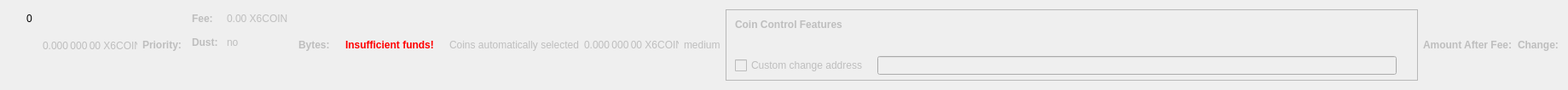
    <widget class="QWidget" name="dummyHideWidget" native="true">
     <property name="maximumSize">
      <size>
       <width>100</width>
       <height>22</height>
      </size>
     </property>
     <layout class="QHBoxLayout" name="dummyHideLayout">
      <item>
       <layout class="QFormLayout" name="formLayoutCoinControl1">
        <property name="horizontalSpacing">
         <number>10</number>
        </property>
        <property name="verticalSpacing">
         <number>14</number>
        </property>
        <property name="leftMargin">
         <number>10</number>
        </property>
        <property name="topMargin">
         <number>4</number>
        </property>
        <property name="rightMargin">
         <number>6</number>
        </property>
        <item row="0" column="1">
         <widget class="QLabel" name="labelCoinControlBytes">
          <property name="cursor">
           <cursorShape>IBeamCursor</cursorShape>
          </property>
          <property name="contextMenuPolicy">
           <enum>Qt::ActionsContextMenu</enum>
          </property>
          <property name="text">
           <string notr="true">0</string>
          </property>
          <property name="textInteractionFlags">
           <set>Qt::LinksAccessibleByMouse|Qt::TextSelectableByKeyboard|Qt::TextSelectableByMouse</set>
          </property>
         </widget>
        </item>
       </layout>
      </item>
      <item>
       <widget class="QLabel" name="labelCoinControlAfterFee">
        <property name="enabled">
         <bool>false</bool>
        </property>
        <property name="sizePolicy">
         <sizepolicy hsizetype="Fixed" vsizetype="Fixed">
          <horstretch>0</horstretch>
          <verstretch>0</verstretch>
         </sizepolicy>
        </property>
        <property name="minimumSize">
         <size>
          <width>111</width>
          <height>12</height>
         </size>
        </property>
        <property name="maximumSize">
         <size>
          <width>111</width>
          <height>12</height>
         </size>
        </property>
        <property name="cursor">
         <cursorShape>IBeamCursor</cursorShape>
        </property>
        <property name="contextMenuPolicy">
         <enum>Qt::ActionsContextMenu</enum>
        </property>
        <property name="text">
         <string notr="true">0.000 000 00 X6COIN</string>
        </property>
        <property name="textInteractionFlags">
         <set>Qt::LinksAccessibleByMouse|Qt::TextSelectableByKeyboard|Qt::TextSelectableByMouse</set>
        </property>
       </widget>
      </item>
      <item>
       <widget class="QLabel" name="labelCoinControlPriorityText">
        <property name="enabled">
         <bool>false</bool>
        </property>
        <property name="font">
         <font>
          <weight>75</weight>
          <bold>true</bold>
         </font>
        </property>
        <property name="text">
         <string>Priority:</string>
        </property>
       </widget>
      </item>
      <item>
       <layout class="QHBoxLayout" name="horizontalLayout"/>
      </item>
      <item>
       <layout class="QFormLayout" name="formLayoutCoinControl3">
        <property name="horizontalSpacing">
         <number>10</number>
        </property>
        <property name="verticalSpacing">
         <number>14</number>
        </property>
        <property name="leftMargin">
         <number>6</number>
        </property>
        <property name="topMargin">
         <number>4</number>
        </property>
        <property name="rightMargin">
         <number>6</number>
        </property>
        <item row="0" column="0">
         <widget class="QLabel" name="labelCoinControlFeeText">
          <property name="enabled">
           <bool>false</bool>
          </property>
          <property name="font">
           <font>
            <weight>75</weight>
            <bold>true</bold>
           </font>
          </property>
          <property name="text">
           <string>Fee:</string>
          </property>
          <property name="margin">
           <number>0</number>
          </property>
         </widget>
        </item>
        <item row="0" column="1">
         <widget class="QLabel" name="labelCoinControlFee">
          <property name="enabled">
           <bool>false</bool>
          </property>
          <property name="cursor">
           <cursorShape>IBeamCursor</cursorShape>
          </property>
          <property name="contextMenuPolicy">
           <enum>Qt::ActionsContextMenu</enum>
          </property>
          <property name="text">
           <string notr="true">0.00 X6COIN</string>
          </property>
          <property name="textInteractionFlags">
           <set>Qt::LinksAccessibleByMouse|Qt::TextSelectableByKeyboard|Qt::TextSelectableByMouse</set>
          </property>
         </widget>
        </item>
        <item row="1" column="0">
         <widget class="QLabel" name="labelCoinControlLowOutputText">
          <property name="enabled">
           <bool>false</bool>
          </property>
          <property name="font">
           <font>
            <weight>75</weight>
            <bold>true</bold>
           </font>
          </property>
          <property name="text">
           <string>Dust:</string>
          </property>
         </widget>
        </item>
        <item row="1" column="1">
         <widget class="QLabel" name="labelCoinControlLowOutput">
          <property name="enabled">
           <bool>false</bool>
          </property>
          <property name="cursor">
           <cursorShape>IBeamCursor</cursorShape>
          </property>
          <property name="contextMenuPolicy">
           <enum>Qt::ActionsContextMenu</enum>
          </property>
          <property name="text">
           <string>no</string>
          </property>
          <property name="textInteractionFlags">
           <set>Qt::LinksAccessibleByMouse|Qt::TextSelectableByKeyboard|Qt::TextSelectableByMouse</set>
          </property>
         </widget>
        </item>
       </layout>
      </item>
      <item>
       <widget class="QLabel" name="labelCoinControlBytesText">
        <property name="enabled">
         <bool>false</bool>
        </property>
        <property name="font">
         <font>
          <weight>75</weight>
          <bold>true</bold>
         </font>
        </property>
        <property name="text">
         <string>Bytes:</string>
        </property>
       </widget>
      </item>
      <item>
       <layout class="QFormLayout" name="formLayoutCoinControl2">
        <property name="horizontalSpacing">
         <number>10</number>
        </property>
        <property name="verticalSpacing">
         <number>14</number>
        </property>
        <property name="leftMargin">
         <number>6</number>
        </property>
        <property name="topMargin">
         <number>4</number>
        </property>
        <property name="rightMargin">
         <number>6</number>
        </property>
       </layout>
      </item>
      <item>
       <layout class="QHBoxLayout" name="horizontalLayoutCoinControl2">
        <property name="spacing">
         <number>8</number>
        </property>
        <property name="bottomMargin">
         <number>10</number>
        </property>
       </layout>
      </item>
      <item>
       <widget class="QLabel" name="labelCoinControlInsuffFunds">
        <property name="enabled">
         <bool>false</bool>
        </property>
        <property name="minimumSize">
         <size>
          <width>0</width>
          <height>0</height>
         </size>
        </property>
        <property name="font">
         <font>
          <weight>75</weight>
          <bold>true</bold>
         </font>
        </property>
        <property name="styleSheet">
         <string notr="true">color:red;font-weight:bold;</string>
        </property>
        <property name="text">
         <string>Insufficient funds!</string>
        </property>
        <property name="margin">
         <number>5</number>
        </property>
       </widget>
      </item>
      <item>
       <layout class="QFormLayout" name="formLayoutCoinControl4">
        <property name="horizontalSpacing">
         <number>10</number>
        </property>
        <property name="verticalSpacing">
         <number>14</number>
        </property>
        <property name="leftMargin">
         <number>6</number>
        </property>
        <property name="topMargin">
         <number>4</number>
        </property>
        <property name="rightMargin">
         <number>6</number>
        </property>
       </layout>
      </item>
      <item>
       <widget class="QLabel" name="labelCoinControlAutomaticallySelected">
        <property name="enabled">
         <bool>false</bool>
        </property>
        <property name="sizePolicy">
         <sizepolicy hsizetype="Fixed" vsizetype="Fixed">
          <horstretch>0</horstretch>
          <verstretch>0</verstretch>
         </sizepolicy>
        </property>
        <property name="minimumSize">
         <size>
          <width>0</width>
          <height>0</height>
         </size>
        </property>
        <property name="maximumSize">
         <size>
          <width>240</width>
          <height>16777215</height>
         </size>
        </property>
        <property name="text">
         <string>Coins automatically selected</string>
        </property>
        <property name="margin">
         <number>5</number>
        </property>
       </widget>
      </item>
      <item>
       <widget class="QLabel" name="labelCoinControlChange">
        <property name="enabled">
         <bool>false</bool>
        </property>
        <property name="sizePolicy">
         <sizepolicy hsizetype="Fixed" vsizetype="Fixed">
          <horstretch>0</horstretch>
          <verstretch>0</verstretch>
         </sizepolicy>
        </property>
        <property name="minimumSize">
         <size>
          <width>111</width>
          <height>0</height>
         </size>
        </property>
        <property name="maximumSize">
         <size>
          <width>111</width>
          <height>16777215</height>
         </size>
        </property>
        <property name="cursor">
         <cursorShape>IBeamCursor</cursorShape>
        </property>
        <property name="contextMenuPolicy">
         <enum>Qt::ActionsContextMenu</enum>
        </property>
        <property name="text">
         <string notr="true">0.000 000 00 X6COIN</string>
        </property>
        <property name="textInteractionFlags">
         <set>Qt::LinksAccessibleByMouse|Qt::TextSelectableByKeyboard|Qt::TextSelectableByMouse</set>
        </property>
       </widget>
      </item>
      <item>
       <widget class="QLabel" name="labelCoinControlPriority">
        <property name="enabled">
         <bool>false</bool>
        </property>
        <property name="cursor">
         <cursorShape>IBeamCursor</cursorShape>
        </property>
        <property name="contextMenuPolicy">
         <enum>Qt::ActionsContextMenu</enum>
        </property>
        <property name="text">
         <string>medium</string>
        </property>
        <property name="textInteractionFlags">
         <set>Qt::LinksAccessibleByMouse|Qt::TextSelectableByKeyboard|Qt::TextSelectableByMouse</set>
        </property>
       </widget>
      </item>
      <item>
       <widget class="QFrame" name="frameCoinControl">
        <property name="sizePolicy">
         <sizepolicy hsizetype="Expanding" vsizetype="Expanding">
          <horstretch>0</horstretch>
          <verstretch>0</verstretch>
         </sizepolicy>
        </property>
        <property name="maximumSize">
         <size>
          <width>16777215</width>
          <height>16777215</height>
         </size>
        </property>
        <property name="frameShape">
         <enum>QFrame::StyledPanel</enum>
        </property>
        <property name="frameShadow">
         <enum>QFrame::Sunken</enum>
        </property>
        <layout class="QVBoxLayout" name="verticalLayoutCoinControl2_2">
         <property name="spacing">
          <number>0</number>
         </property>
         <property name="leftMargin">
          <number>0</number>
         </property>
         <property name="topMargin">
          <number>0</number>
         </property>
         <property name="rightMargin">
          <number>0</number>
         </property>
         <property name="bottomMargin">
          <number>6</number>
         </property>
         <item>
          <layout class="QVBoxLayout" name="verticalLayoutCoinControl" stretch="0,0,0,1">
           <property name="spacing">
            <number>0</number>
           </property>
           <property name="leftMargin">
            <number>10</number>
           </property>
           <property name="topMargin">
            <number>10</number>
           </property>
           <item>
            <layout class="QHBoxLayout" name="horizontalLayoutCoinControl1">
             <property name="bottomMargin">
              <number>15</number>
             </property>
             <item>
              <widget class="QLabel" name="labelCoinControlFeatures">
               <property name="enabled">
                <bool>false</bool>
               </property>
               <property name="sizePolicy">
                <sizepolicy hsizetype="Preferred" vsizetype="Maximum">
                 <horstretch>0</horstretch>
                 <verstretch>0</verstretch>
                </sizepolicy>
               </property>
               <property name="font">
                <font>
                 <weight>75</weight>
                 <bold>true</bold>
                </font>
               </property>
               <property name="styleSheet">
                <string notr="true">font-weight:bold;</string>
               </property>
               <property name="text">
                <string>Coin Control Features</string>
               </property>
              </widget>
             </item>
            </layout>
           </item>
           <item>
            <widget class="QWidget" name="widgetCoinControl" native="true">
             <property name="sizePolicy">
              <sizepolicy hsizetype="Preferred" vsizetype="Preferred">
               <horstretch>0</horstretch>
               <verstretch>0</verstretch>
              </sizepolicy>
             </property>
             <property name="minimumSize">
              <size>
               <width>0</width>
               <height>0</height>
              </size>
             </property>
             <property name="styleSheet">
              <string notr="true"/>
             </property>
             <layout class="QHBoxLayout" name="horizontalLayoutCoinControl5_2">
              <property name="leftMargin">
               <number>0</number>
              </property>
              <property name="topMargin">
               <number>0</number>
              </property>
              <property name="rightMargin">
               <number>0</number>
              </property>
              <property name="bottomMargin">
               <number>0</number>
              </property>
              <item>
               <layout class="QHBoxLayout" name="horizontalLayoutCoinControl3">
                <property name="spacing">
                 <number>20</number>
                </property>
                <property name="topMargin">
                 <number>0</number>
                </property>
                <property name="bottomMargin">
                 <number>10</number>
                </property>
               </layout>
              </item>
             </layout>
            </widget>
           </item>
           <item>
            <layout class="QHBoxLayout" name="horizontalLayoutCoinControl4" stretch="0,0,0">
             <property name="spacing">
              <number>12</number>
             </property>
             <property name="sizeConstraint">
              <enum>QLayout::SetDefaultConstraint</enum>
             </property>
             <property name="topMargin">
              <number>5</number>
             </property>
             <property name="rightMargin">
              <number>5</number>
             </property>
             <item>
              <widget class="QCheckBox" name="checkBoxCoinControlChange">
               <property name="enabled">
                <bool>false</bool>
               </property>
               <property name="toolTip">
                <string>If this is activated, but the change address is empty or invalid, change will be sent to a newly generated address.</string>
               </property>
               <property name="text">
                <string>Custom change address</string>
               </property>
              </widget>
             </item>
             <item>
              <widget class="QValidatedLineEdit" name="lineEditCoinControlChange">
               <property name="enabled">
                <bool>false</bool>
               </property>
               <property name="sizePolicy">
                <sizepolicy hsizetype="Expanding" vsizetype="Fixed">
                 <horstretch>0</horstretch>
                 <verstretch>0</verstretch>
                </sizepolicy>
               </property>
              </widget>
             </item>
             <item>
              <widget class="QLabel" name="labelCoinControlChangeLabel_2">
               <property name="sizePolicy">
                <sizepolicy hsizetype="Preferred" vsizetype="Expanding">
                 <horstretch>0</horstretch>
                 <verstretch>0</verstretch>
                </sizepolicy>
               </property>
               <property name="minimumSize">
                <size>
                 <width>0</width>
                 <height>0</height>
                </size>
               </property>
               <property name="text">
                <string/>
               </property>
               <property name="margin">
                <number>3</number>
               </property>
              </widget>
             </item>
            </layout>
           </item>
           <item>
            <spacer name="verticalSpacerCoinControl">
             <property name="orientation">
              <enum>Qt::Vertical</enum>
             </property>
             <property name="sizeHint" stdset="0">
              <size>
               <width>800</width>
               <height>1</height>
              </size>
             </property>
            </spacer>
           </item>
          </layout>
         </item>
        </layout>
       </widget>
      </item>
      <item>
       <widget class="QLabel" name="labelCoinControlAfterFeeText">
        <property name="enabled">
         <bool>false</bool>
        </property>
        <property name="minimumSize">
         <size>
          <width>0</width>
          <height>0</height>
         </size>
        </property>
        <property name="maximumSize">
         <size>
          <width>16777215</width>
          <height>16777215</height>
         </size>
        </property>
        <property name="font">
         <font>
          <weight>75</weight>
          <bold>true</bold>
         </font>
        </property>
        <property name="text">
         <string>Amount After Fee:</string>
        </property>
        <property name="alignment">
         <set>Qt::AlignLeading|Qt::AlignLeft|Qt::AlignVCenter</set>
        </property>
        <property name="margin">
         <number>0</number>
        </property>
       </widget>
      </item>
      <item>
       <widget class="QLabel" name="labelCoinControlChangeText">
        <property name="enabled">
         <bool>false</bool>
        </property>
        <property name="sizePolicy">
         <sizepolicy hsizetype="Preferred" vsizetype="Preferred">
          <horstretch>0</horstretch>
          <verstretch>0</verstretch>
         </sizepolicy>
        </property>
        <property name="minimumSize">
         <size>
          <width>0</width>
          <height>0</height>
         </size>
        </property>
        <property name="maximumSize">
         <size>
          <width>16777215</width>
          <height>16777215</height>
         </size>
        </property>
        <property name="font">
         <font>
          <weight>75</weight>
          <bold>true</bold>
         </font>
        </property>
        <property name="text">
         <string>Change:</string>
        </property>
        <property name="alignment">
         <set>Qt::AlignLeading|Qt::AlignLeft|Qt::AlignVCenter</set>
        </property>
       </widget>
      </item>
     </layout>
    </widget>
